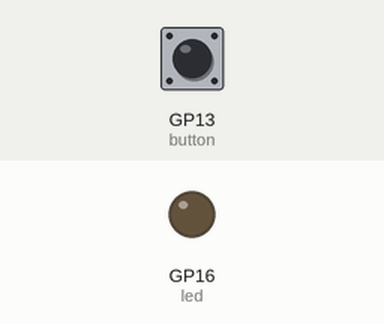
A program run on a simulated Raspberry Pi Pico running MicroPython. Shown: output pins drawn as LEDs (lit = HIGH). The test bench sets the inputs (shaded band); at power-on: GP13 (button) HIGH.

Above: at 1.3 s.
1.4 s: GP13 (button) pulled LOW for 0.15 s
At 1.47 s:
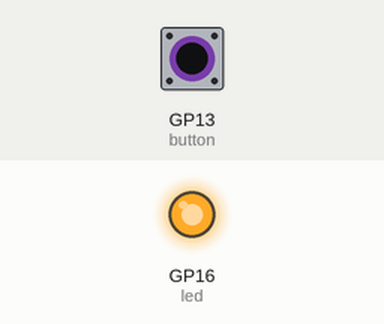
3.0 s: GP13 (button) pulled LOW for 3.2 s
At 6.5 s:
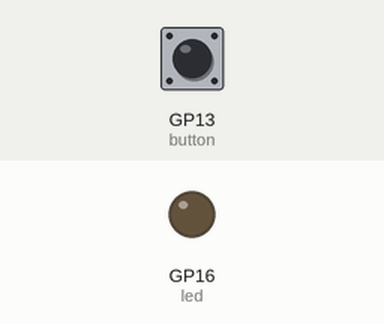
Timing chart, 0 to 8.0 s (numbered marks = the images above; inputs shaded):
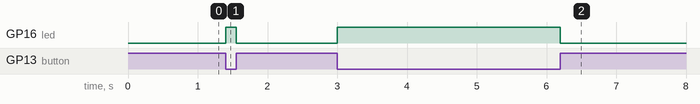

The program:

main.py
```python
# task 1: make a led that turns on pressing a button

# notice that components need GROUNDING
# for electricity to travel through them
# there is data pins and ground pins used

# when button is pressed, PULL_UP resistor of its datapin
# will reduce the volt from 3.3 to 0 volts
# because wires connect and electricity goes from datapin to ground
# thats why when button is pressed, button.value() == 0

# https://wokwi.com/projects/443507567002714113

import time
from machine import Pin
time.sleep(0.1) # Wait for USB to become ready

led = Pin(16, Pin.OUT);
button = Pin(13, Pin.IN, Pin.PULL_UP)

while True:
    if button.value() == 0:
        led.value(1)
    else:
        led.value(0)

print("Hello, Pi Pico W!")
```

Measured:
- after the input at 1.4 s, GP16 (led): LOW → HIGH at once, → LOW 0.15 s later
- after the input at 3.0 s, GP16 (led): LOW → HIGH at once, → LOW 3.2 s later
